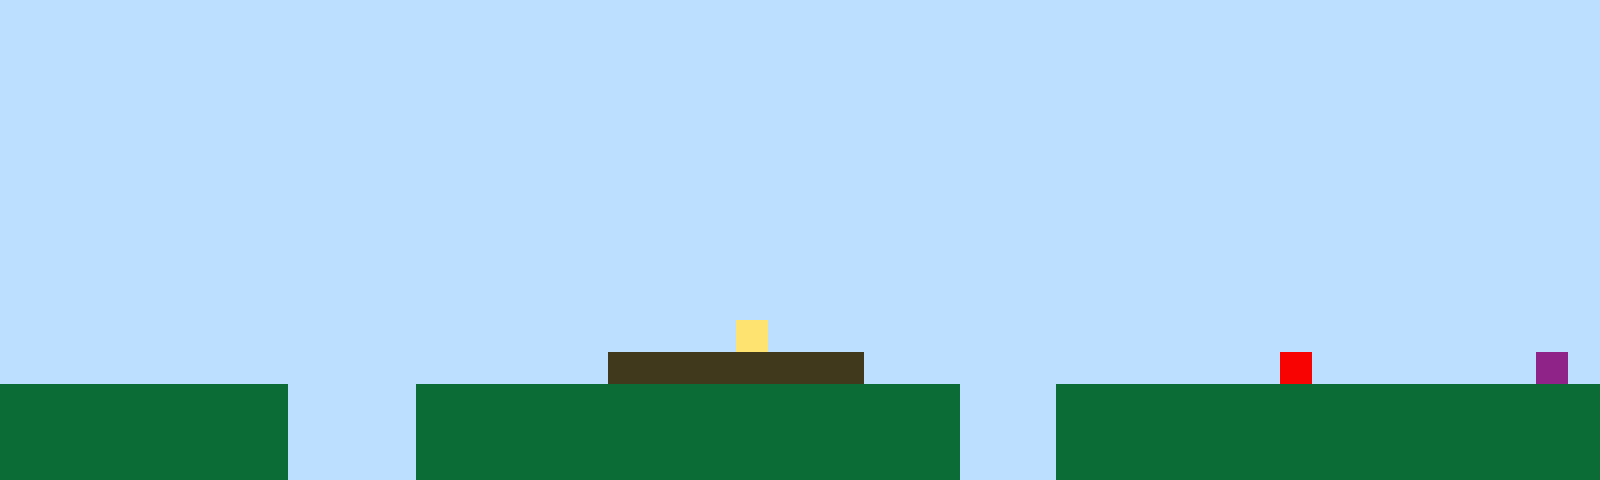

Rendered tile map (Tiled .tmx) drawn with the repository's tilesets; below, a short description and the full map source, tile grids included:
An orthogonal 50x15 tile map with 32x32 px tiles, 1 tile layer (Tile Layer 1).

<map version="1.10" tiledversion="1.11.2" orientation="orthogonal" renderorder="right-up" width="50" height="15" tilewidth="32" tileheight="32" infinite="0" nextlayerid="2" nextobjectid="1"><editorsettings><export target="map1.csv" format="csv" /></editorsettings><tileset firstgid="1" name="sprites" tilewidth="32" tileheight="32" tilecount="6" columns="3"><image source="sprites.png" width="96" height="64" /></tileset><layer id="1" name="Tile Layer 1" width="50" height="15"><data encoding="csv">1,1,1,1,1,1,1,1,1,1,1,1,1,1,1,1,1,1,1,1,1,1,1,1,1,1,1,1,1,1,1,1,1,1,1,1,1,1,1,1,1,1,1,1,1,1,1,1,1,1,1,1,1,1,1,1,1,1,1,1,1,1,1,1,1,1,1,1,1,1,1,1,1,1,1,1,1,1,1,1,1,1,1,1,1,1,1,1,1,1,1,1,1,1,1,1,1,1,1,1,1,1,1,1,1,1,1,1,1,1,1,1,1,1,1,1,1,1,1,1,1,1,1,1,1,1,1,1,1,1,1,1,1,1,1,1,1,1,1,1,1,1,1,1,1,1,1,1,1,1,1,1,1,1,1,1,1,1,1,1,1,1,1,1,1,1,1,1,1,1,1,1,1,1,1,1,1,1,1,1,1,1,1,1,1,1,1,1,1,1,1,1,1,1,1,1,1,1,1,1,1,1,1,1,1,1,1,1,1,1,1,1,1,1,1,1,1,1,1,1,1,1,1,1,1,1,1,1,1,1,1,1,1,1,1,1,1,1,1,1,1,1,1,1,1,1,1,1,1,1,1,1,1,1,1,1,1,1,1,1,1,1,1,1,1,1,1,1,1,1,1,1,1,1,1,1,1,1,1,1,1,1,1,1,1,1,1,1,1,1,1,1,1,1,1,1,1,1,1,1,1,1,1,1,1,1,1,1,1,1,1,1,1,1,1,1,1,1,1,1,1,1,1,1,1,1,1,1,1,1,1,1,1,1,1,1,1,1,1,1,1,1,1,1,1,1,1,1,1,1,1,1,1,1,1,1,1,1,1,1,1,1,1,1,1,1,1,1,1,1,1,1,1,1,1,1,1,1,1,1,1,1,1,1,1,1,1,1,1,1,1,1,1,1,1,1,1,1,1,1,1,1,1,1,1,1,1,1,1,1,1,1,1,1,1,1,1,1,1,1,1,1,1,1,1,1,1,1,1,1,1,1,1,1,1,1,1,1,1,1,1,1,1,1,1,1,1,1,1,1,1,1,1,1,1,1,1,1,1,1,1,1,1,1,1,1,1,1,1,1,1,1,1,1,1,1,1,1,1,1,1,1,1,1,1,1,1,1,1,1,1,1,1,1,1,1,1,1,1,1,1,1,1,1,1,1,1,1,1,1,1,1,1,1,1,1,1,1,1,1,1,1,1,4,1,1,1,1,1,1,1,1,1,1,1,1,1,1,1,1,1,1,1,1,1,1,1,1,1,1,1,1,1,1,1,1,1,1,1,1,1,1,1,1,1,1,1,1,1,3,3,3,3,3,3,3,3,1,1,1,1,1,1,1,1,1,1,1,1,1,5,1,1,1,1,1,1,1,6,1,2,2,2,2,2,2,2,2,2,1,1,1,1,2,2,2,2,2,2,2,2,2,2,2,2,2,2,2,2,2,1,1,1,2,2,2,2,2,2,2,2,2,2,2,2,2,2,2,2,2,2,2,2,2,2,2,2,2,2,1,1,1,1,2,2,2,2,2,2,2,2,2,2,2,2,2,2,2,2,2,1,1,1,2,2,2,2,2,2,2,2,2,2,2,2,2,2,2,2,2,2,2,2,2,2,2,2,2,2,1,1,1,1,2,2,2,2,2,2,2,2,2,2,2,2,2,2,2,2,2,1,1,1,2,2,2,2,2,2,2,2,2,2,2,2,2,2,2,2,2</data></layer></map>
